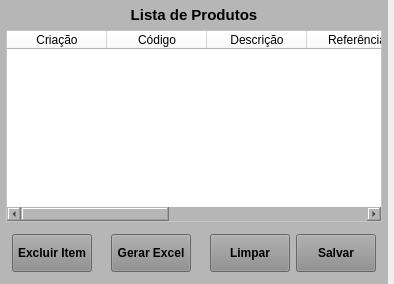
        <widget class="QWidget" name="widget_5" native="true">
         <property name="styleSheet">
          <string notr="true"/>
         </property>
         <layout class="QVBoxLayout" name="verticalLayout_5">
          <property name="leftMargin">
           <number>0</number>
          </property>
          <property name="topMargin">
           <number>0</number>
          </property>
          <property name="rightMargin">
           <number>6</number>
          </property>
          <property name="bottomMargin">
           <number>0</number>
          </property>
          <item>
           <widget class="QWidget" name="widget_11" native="true">
            <property name="styleSheet">
             <string notr="true">background-color: rgb(182, 182, 182);</string>
            </property>
            <layout class="QVBoxLayout" name="verticalLayout_4">
             <property name="leftMargin">
              <number>6</number>
             </property>
             <property name="topMargin">
              <number>6</number>
             </property>
             <property name="rightMargin">
              <number>6</number>
             </property>
             <property name="bottomMargin">
              <number>6</number>
             </property>
             <item>
              <widget class="QLabel" name="label_5">
               <property name="minimumSize">
                <size>
                 <width>0</width>
                 <height>18</height>
                </size>
               </property>
               <property name="maximumSize">
                <size>
                 <width>16777215</width>
                 <height>18</height>
                </size>
               </property>
               <property name="font">
                <font>
                 <pointsize>11</pointsize>
                 <weight>75</weight>
                 <bold>true</bold>
                </font>
               </property>
               <property name="text">
                <string>Lista de Produtos</string>
               </property>
               <property name="alignment">
                <set>Qt::AlignCenter</set>
               </property>
              </widget>
             </item>
             <item>
              <widget class="QTableWidget" name="table_Lista">
               <property name="sizePolicy">
                <sizepolicy hsizetype="Preferred" vsizetype="Preferred">
                 <horstretch>0</horstretch>
                 <verstretch>0</verstretch>
                </sizepolicy>
               </property>
               <property name="font">
                <font>
                 <pointsize>9</pointsize>
                </font>
               </property>
               <property name="styleSheet">
                <string notr="true">background-color: rgb(255, 255, 255);</string>
               </property>
               <attribute name="verticalHeaderDefaultSectionSize">
                <number>0</number>
               </attribute>
               <attribute name="verticalHeaderMinimumSectionSize">
                <number>0</number>
               </attribute>
               <column>
                <property name="text">
                 <string>Criação</string>
                </property>
               </column>
               <column>
                <property name="text">
                 <string>Código</string>
                </property>
               </column>
               <column>
                <property name="text">
                 <string>Descrição</string>
                </property>
               </column>
               <column>
                <property name="text">
                 <string>Referência</string>
                </property>
               </column>
               <column>
                <property name="text">
                 <string>UM</string>
                </property>
               </column>
               <column>
                <property name="text">
                 <string>Qtde</string>
                </property>
               </column>
               <column>
                <property name="text">
                 <string>Funcionário</string>
                </property>
               </column>
              </widget>
             </item>
             <item>
              <widget class="QWidget" name="widget_3" native="true">
               <property name="minimumSize">
                <size>
                 <width>0</width>
                 <height>50</height>
                </size>
               </property>
               <property name="maximumSize">
                <size>
                 <width>16777215</width>
                 <height>50</height>
                </size>
               </property>
               <property name="styleSheet">
                <string notr="true">background-color: rgb(182, 182, 182);</string>
               </property>
               <layout class="QHBoxLayout" name="horizontalLayout_2">
                <property name="spacing">
                 <number>6</number>
                </property>
                <property name="leftMargin">
                 <number>6</number>
                </property>
                <property name="topMargin">
                 <number>6</number>
                </property>
                <property name="rightMargin">
                 <number>6</number>
                </property>
                <property name="bottomMargin">
                 <number>6</number>
                </property>
                <item>
                 <widget class="QPushButton" name="btn_Excluir">
                  <property name="sizePolicy">
                   <sizepolicy hsizetype="Fixed" vsizetype="Preferred">
                    <horstretch>0</horstretch>
                    <verstretch>0</verstretch>
                   </sizepolicy>
                  </property>
                  <property name="maximumSize">
                   <size>
                    <width>80</width>
                    <height>16777215</height>
                   </size>
                  </property>
                  <property name="font">
                   <font>
                    <pointsize>9</pointsize>
                    <weight>75</weight>
                    <bold>true</bold>
                   </font>
                  </property>
                  <property name="cursor">
                   <cursorShape>PointingHandCursor</cursorShape>
                  </property>
                  <property name="layoutDirection">
                   <enum>Qt::LeftToRight</enum>
                  </property>
                  <property name="autoFillBackground">
                   <bool>false</bool>
                  </property>
                  <property name="styleSheet">
                   <string notr="true">background-color: rgb(141, 141, 141);</string>
                  </property>
                  <property name="text">
                   <string>Excluir Item</string>
                  </property>
                  <property name="checkable">
                   <bool>false</bool>
                  </property>
                  <property name="autoDefault">
                   <bool>false</bool>
                  </property>
                  <property name="default">
                   <bool>false</bool>
                  </property>
                  <property name="flat">
                   <bool>false</bool>
                  </property>
                 </widget>
                </item>
                <item>
                 <widget class="QLabel" name="label">
                  <property name="text">
                   <string/>
                  </property>
                 </widget>
                </item>
                <item>
                 <widget class="QPushButton" name="btn_Excel">
                  <property name="sizePolicy">
                   <sizepolicy hsizetype="Fixed" vsizetype="Preferred">
                    <horstretch>0</horstretch>
                    <verstretch>0</verstretch>
                   </sizepolicy>
                  </property>
                  <property name="maximumSize">
                   <size>
                    <width>80</width>
                    <height>16777215</height>
                   </size>
                  </property>
                  <property name="font">
                   <font>
                    <pointsize>9</pointsize>
                    <weight>75</weight>
                    <bold>true</bold>
                   </font>
                  </property>
                  <property name="cursor">
                   <cursorShape>PointingHandCursor</cursorShape>
                  </property>
                  <property name="layoutDirection">
                   <enum>Qt::LeftToRight</enum>
                  </property>
                  <property name="autoFillBackground">
                   <bool>false</bool>
                  </property>
                  <property name="styleSheet">
                   <string notr="true">background-color: rgb(141, 141, 141);</string>
                  </property>
                  <property name="text">
                   <string>Gerar Excel</string>
                  </property>
                  <property name="checkable">
                   <bool>false</bool>
                  </property>
                  <property name="autoDefault">
                   <bool>false</bool>
                  </property>
                  <property name="default">
                   <bool>false</bool>
                  </property>
                  <property name="flat">
                   <bool>false</bool>
                  </property>
                 </widget>
                </item>
                <item>
                 <widget class="QLabel" name="label_6">
                  <property name="text">
                   <string/>
                  </property>
                 </widget>
                </item>
                <item>
                 <widget class="QPushButton" name="btn_Limpar">
                  <property name="sizePolicy">
                   <sizepolicy hsizetype="Fixed" vsizetype="Preferred">
                    <horstretch>0</horstretch>
                    <verstretch>0</verstretch>
                   </sizepolicy>
                  </property>
                  <property name="maximumSize">
                   <size>
                    <width>80</width>
                    <height>16777215</height>
                   </size>
                  </property>
                  <property name="font">
                   <font>
                    <pointsize>9</pointsize>
                    <weight>75</weight>
                    <bold>true</bold>
                   </font>
                  </property>
                  <property name="cursor">
                   <cursorShape>PointingHandCursor</cursorShape>
                  </property>
                  <property name="layoutDirection">
                   <enum>Qt::LeftToRight</enum>
                  </property>
                  <property name="autoFillBackground">
                   <bool>false</bool>
                  </property>
                  <property name="styleSheet">
                   <string notr="true">background-color: rgb(141, 141, 141);</string>
                  </property>
                  <property name="text">
                   <string>Limpar</string>
                  </property>
                  <property name="checkable">
                   <bool>false</bool>
                  </property>
                  <property name="autoDefault">
                   <bool>false</bool>
                  </property>
                  <property name="default">
                   <bool>false</bool>
                  </property>
                  <property name="flat">
                   <bool>false</bool>
                  </property>
                 </widget>
                </item>
                <item>
                 <widget class="QPushButton" name="btn_Salvar">
                  <property name="sizePolicy">
                   <sizepolicy hsizetype="Fixed" vsizetype="Preferred">
                    <horstretch>0</horstretch>
                    <verstretch>0</verstretch>
                   </sizepolicy>
                  </property>
                  <property name="maximumSize">
                   <size>
                    <width>80</width>
                    <height>16777215</height>
                   </size>
                  </property>
                  <property name="font">
                   <font>
                    <pointsize>9</pointsize>
                    <weight>75</weight>
                    <bold>true</bold>
                   </font>
                  </property>
                  <property name="cursor">
                   <cursorShape>PointingHandCursor</cursorShape>
                  </property>
                  <property name="styleSheet">
                   <string notr="true">background-color: rgb(141, 141, 141);</string>
                  </property>
                  <property name="text">
                   <string>Salvar</string>
                  </property>
                 </widget>
                </item>
               </layout>
              </widget>
             </item>
            </layout>
           </widget>
          </item>
         </layout>
        </widget>
